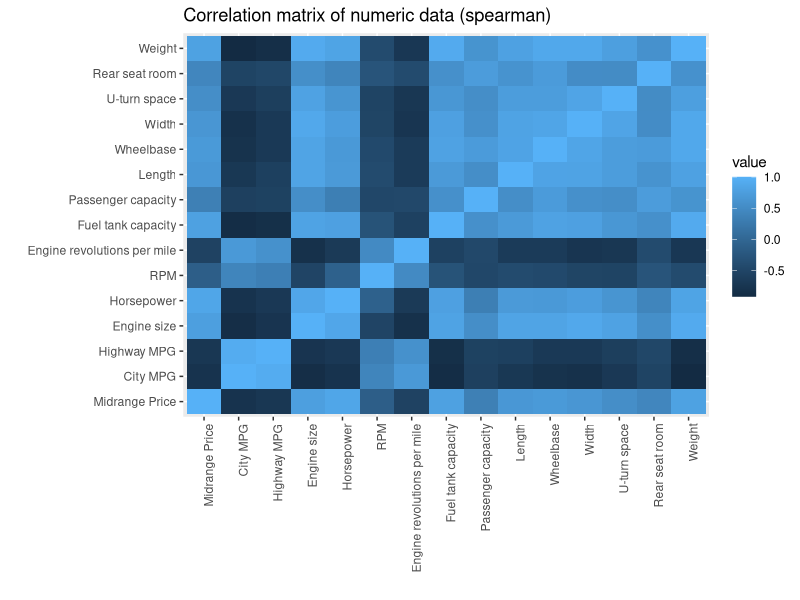
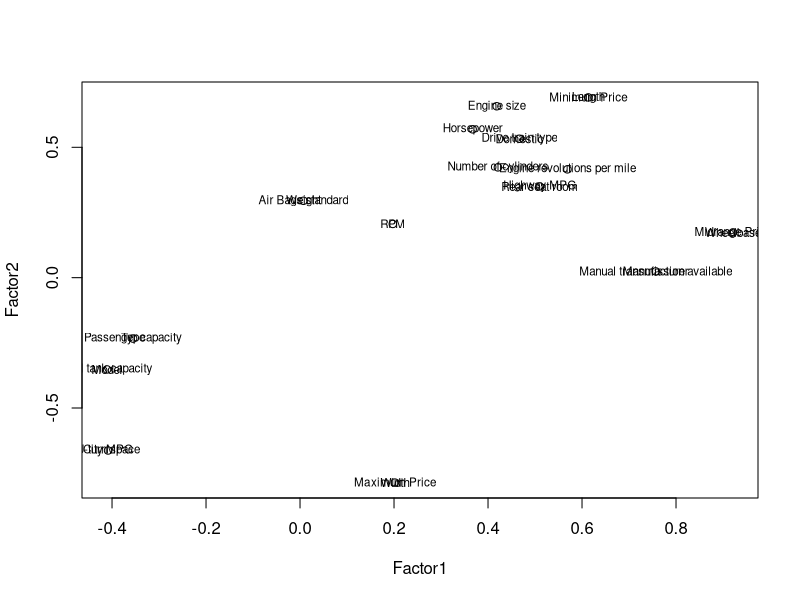
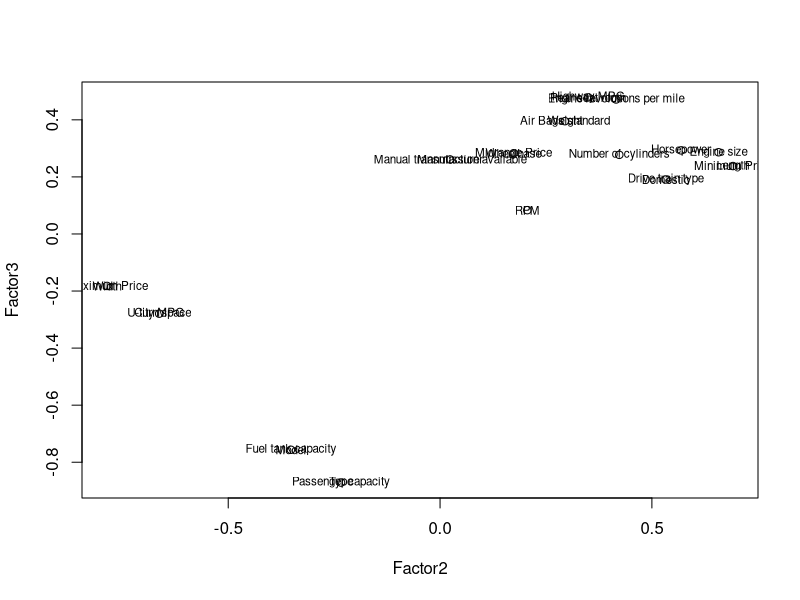
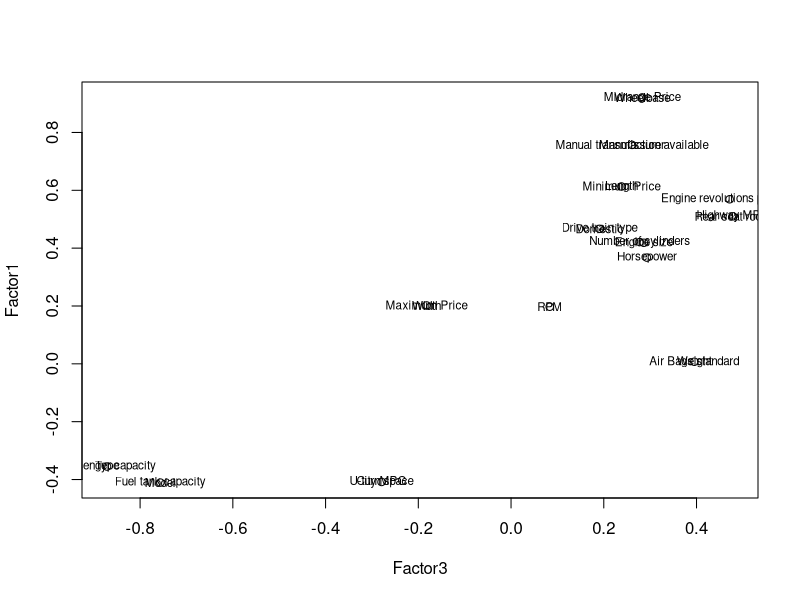

R code for these plots, in order: (Note: this script raises an error after producing the figures.)
## this will be removed from the analysis....use it just to "look around";


## factor analysis
## principal components v factor analysis
# http://support.minitab.com/en-us/minitab/17/topic-library/modeling-statistics/multivariate/principal-components-and-factor-analysis/differences-between-pca-and-factor-analysis/

setwd(dir = "~/Desktop/Google Drive/SDSU/DA-Exam-2017/")

# ggplot2 examples
library(readr)
library(dplyr)
options(dplyr.width = Inf)

library(ggplot2) 

df <- read_csv(file = "df.csv")

glimpse(df)
rownames(df) <- paste(df$Manufacturer, df$Model)

## interesting fact: 1995 Mazda RX-7 doesn't have a conventional piston engine; It has two rotational things that act like a 6-cylinder engine.
sum(df$`Number of cylinders` == ".")
df[57, "Number of cylinders"] <- NA

## Chevy Corvette and Mazda RX-7 have NA for Rear seat room; no rear seats
df$`Rear seat room` <- as.numeric(df$`Rear seat room`)
df[is.na(df$`Rear seat room`), "Rear seat room"]

# create factors with value labels 
df$`Number of cylinders` <- factor(df$`Number of cylinders`, levels=c("3","4","5","6","8"),
                                   labels=sapply(c("3","4","5","6","8"), function(x) paste(x, "cylinders"))) 

df$`Drive train type` <- factor(df$`Drive train type`, levels=c(0, 1, 2),
                                labels=c("rear wheel drive", "front wheel drive", "all wheel drive"))


df$`Manual transmission available` <- factor(df$`Manual transmission available`, levels=c(0, 1),
                                             labels=c("No", "Yes")) 

df$`Type` <- as.factor(df$Type)

df$`Air Bags standard` <- factor(df$`Air Bags standard`, levels=c(0, 1, 2),
                                 labels=c("None","Driver only","Driver & passenger")) 


df$Domestic <- factor(df$Domestic, levels = c(0, 1), 
                      labels = c("non-US", "US"))


# Maximum Likelihood Factor Analysis
# entering raw data and extracting 3 factors, 
# with varimax rotation 
numericdata <- sapply(df, is.numeric)
numericdata[c(4,6)] <- FALSE ## omitting Minimum Price and Maximum Price
df[, numericdata]


library(reshape2)
correlations <- cor(na.omit(df[,numericdata]), method = "spearman")
qplot(x=Var1, y=Var2, data=melt(correlations), fill=value, geom="tile",
      xlab = "", ylab = "", main = "Correlation matrix of numeric data (spearman)") + theme(axis.text.x = element_text(angle = 90, hjust = 1))



## attempted 5, then 4 loadings, but 3 seems sufficient!
fit <- factanal(x = na.omit(df[, numericdata]), factors = 5, rotation="varimax", scores = "regression")
print(fit, digits=2, cutoff=.3, sort=TRUE)
# plot factor 1 by factor 2 
loads12 <- fit$loadings[,1:2] 
loads23 <- fit$loadings[,2:3] 
loads31 <- fit$loadings[,c(3,1)]


plot(loads12, type="p") # set up plot 
text(loads12,labels=colnames(df),cex=.7) # add variable names

plot(loads23, type="p") # set up plot 
text(loads23,labels=colnames(df),cex=.7) # add variable names

plot(loads31, type="p") # set up plot 
text(loads31,labels=colnames(df),cex=.7) # add variable names





autoplot(object = fit, data = na.omit(df[, numericdata]))



qplot(x = `Factor1`, y = `Factor3`, data = data.frame(fit$scores), 
      main = "Factors")


qplot(x = `Factor1`, y = `Factor2`, data = data.frame(fit$scores), 
      main = "Factors")








# Pricipal Components Analysis
# entering raw data and extracting PCs 
# from the correlation matrix 
fit <- princomp(x = na.omit(df[,numericdata]), cor=TRUE)
summary(fit) # print variance accounted for 
loadings(fit) # pc loadings 
plot(fit,type="lines") # scree plot 
fit$scores # the principal components
biplot(fit, choices = c(2,3))


